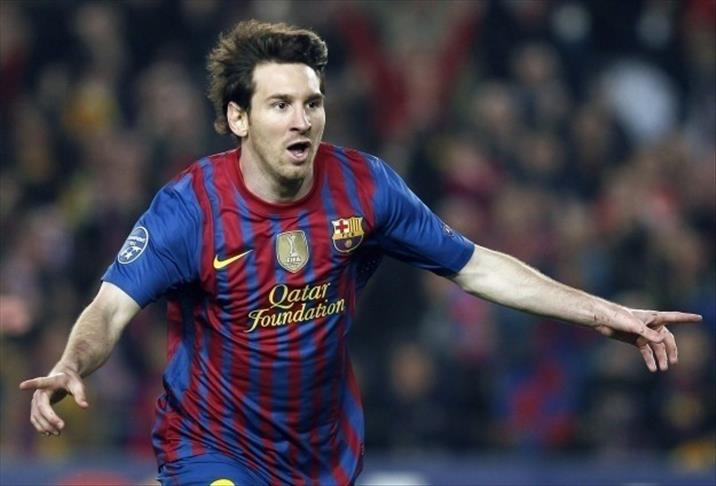
#> input picture 01-Import Image/messi.jpg, 716 x 486 px
$ jupyter execute import_image.ipynb
#> lines starting #> are read from the running program, lines starting #| are printed output that depends on the picture
NOTE:
- genlik (Amplitude), pixelin sahip olduğu değerin büyüklüğü. 0 ise siyah, 255 ise beyaz

[cell 1]
import cv2

[cell 2]
# import
img = cv2.imread("messi.jpg", 0)  # 0, resmi grayscale olarak import etmemizi sağlıyo
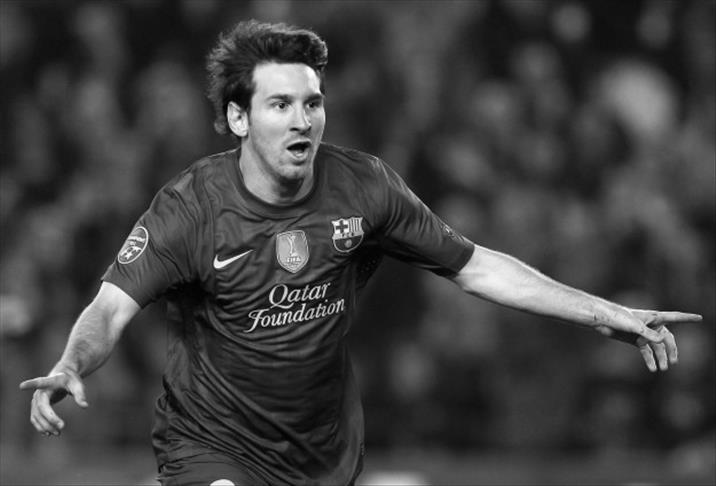
#> img: shape (486, 716); min 0, max 255, mean 63.9

[cell 3]
# visualize
cv2.imshow("first picture", img)
k = cv2.waitKey(0) & 0xFF  # fotoğraf için 1 dersek bir pencere saliseler içinde açılıp anında kapanır
#> (key Esc is pressed here)

if k == 27:  # 27, esc nin klavyedeki karşılığı
    cv2.destroyAllWindows()  # açık olan tüm windowları kapat
elif k == ord("s"):  # s ye basınca:
     cv2.imwrite("messi_gray.png", img)  # png olarak kaydet (esc ye basarsak kapanır, s ye basarsak kaydeder)
     cv2.destroyAllWindows()

[cell 4]
print(img/255)
#> (printed output is left out)
